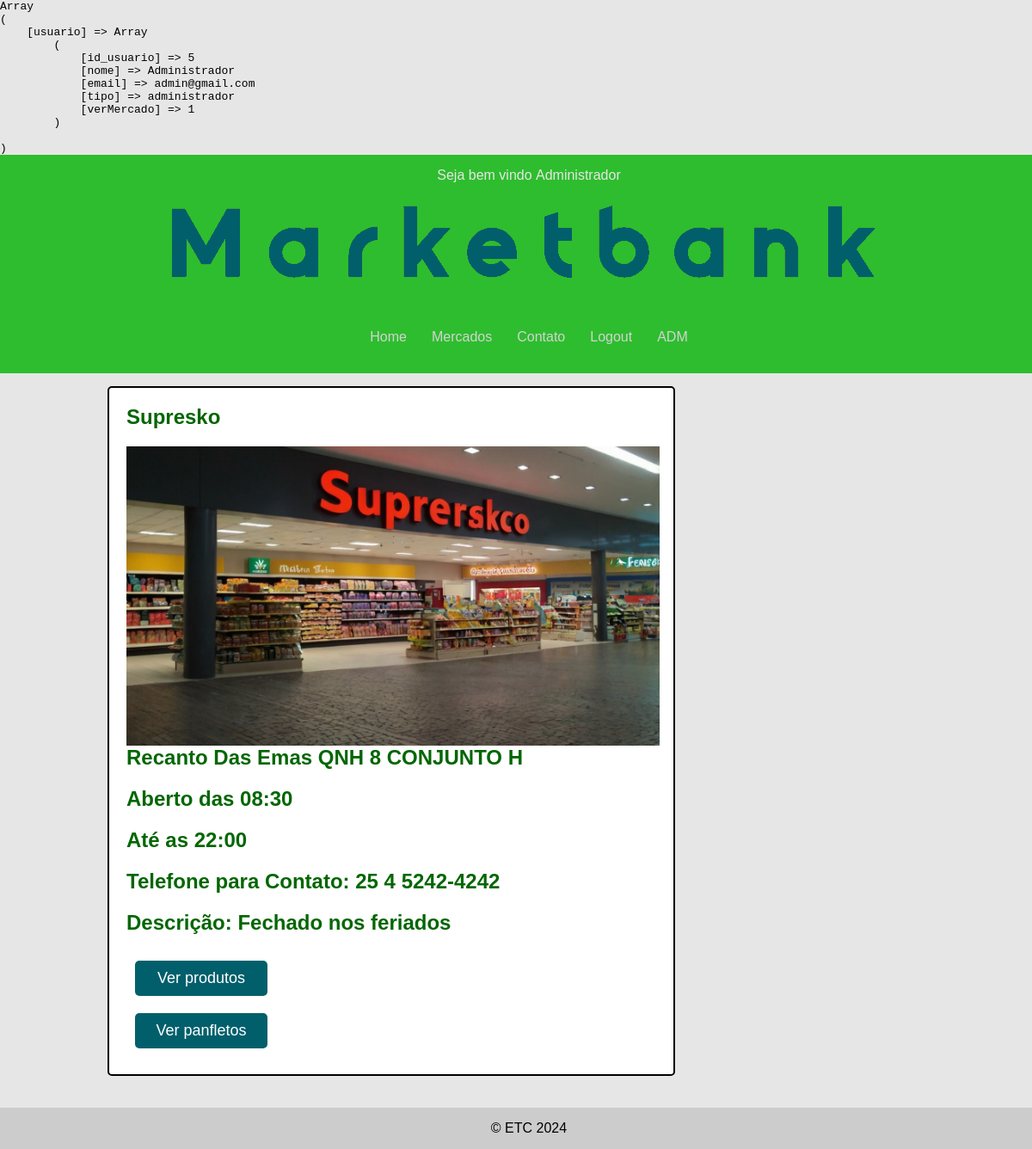
The page /home/verPerfilMercado.php?id_mercado=1 (signed in) on the database as committed earlier.
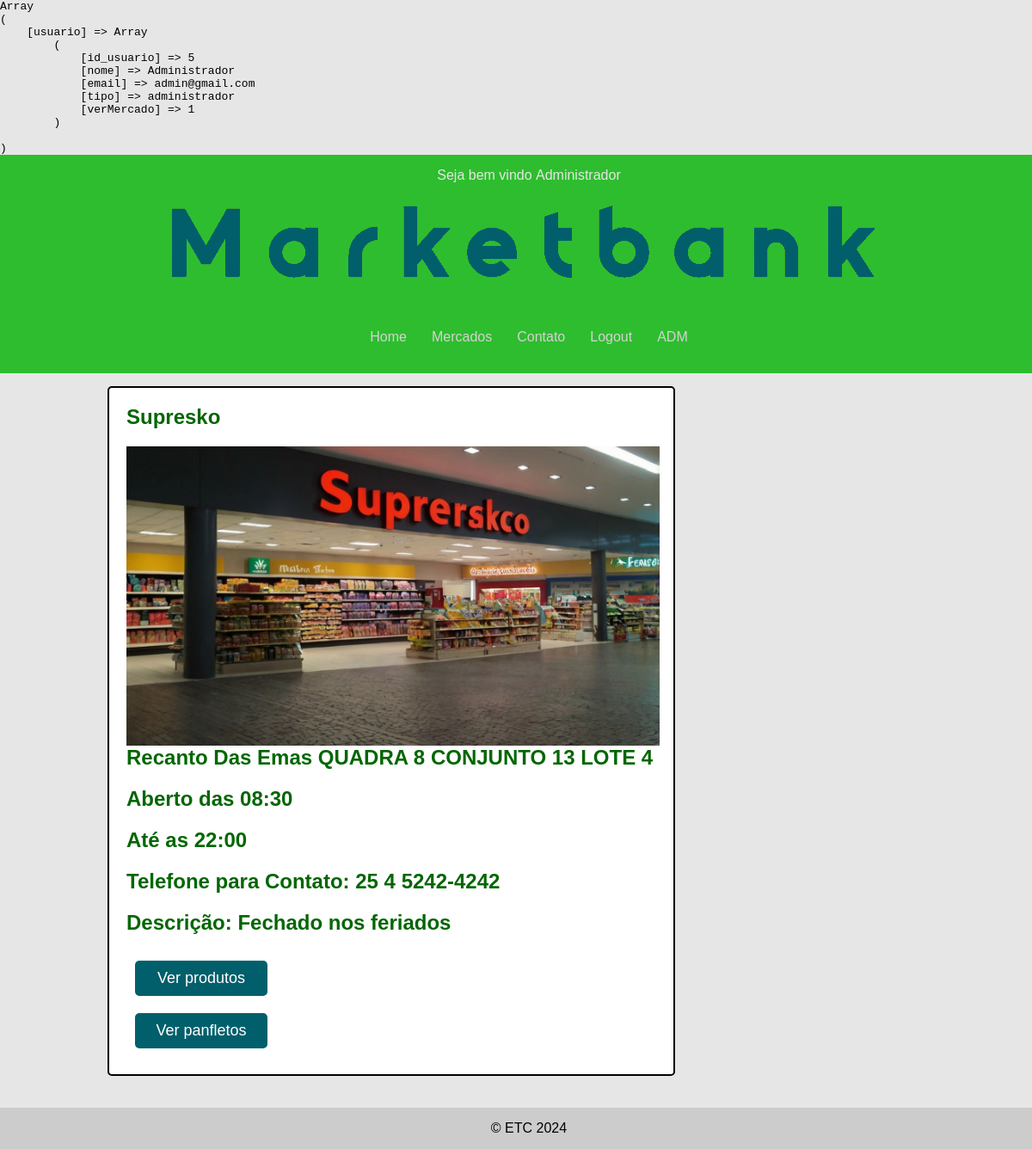
The same page on the database as committed later.
### tables this page shows
CREATE TABLE IF NOT EXISTS `mercado` (
  `id_mercado` INT(11) NOT NULL AUTO_INCREMENT,
  `nomeMerc` VARCHAR(255) NOT NULL,
  `regiaoadm` VARCHAR(45) NOT NULL,
  `endereco` VARCHAR(255) NOT NULL,
  `horarioAbert` TIME NOT NULL,
  `horarioFecha` TIME NOT NULL,
  `telefone` VARCHAR(11) NOT NULL,
  `cnpj` VARCHAR(20) NOT NULL,
  `imagem` VARCHAR(120) NOT NULL,
  `descricao` TEXT NULL DEFAULT NULL,
  `id_dono` INT(11) NOT NULL,
  `compras` ENUM('sim', 'nao') NOT NULL,
  PRIMARY KEY (`id_mercado`),
  INDEX `id_dono` (`id_dono` ASC) ,
  CONSTRAINT `mercado_ibfk_1`
    FOREIGN KEY (`id_dono`)
    REFERENCES `usuario` (`id_usuario`));

### func/func.php (called while the page is built, shortened)
<?php
function usuarioEstaLogado(): bool
{
    return isset($_SESSION['usuario']);
}
function admEstaLogado()
{
    return isset($_SESSION['usuario']) && $_SESSION['usuario']['tipo'] == 'administrador';
}
function formatarTelefone($numero) {
    $ddd = substr($numero, 0, 2);
    $prefixo = substr($numero, 2, 1);
    $parte1 = substr($numero, 3, 4);
    $parte2 = substr($numero, 7, 4);
    $numeroFormatado = $ddd . " " . $prefixo . " " . $parte1 . "-" . $parte2;
    return $numeroFormatado;
}

### model/mercadoDAO.php (called while the page is built, shortened)
<?php
class mercadoDAO
{
    private $conn;
    public function __construct($conn)
    {
        $this->conn = $conn;
    }
    public function getMercadoById($id_mercado)
    {
        $query = "SELECT * FROM mercado WHERE id_mercado = :id_mercado";
        $stmt = $this->conn->prepare($query);
        $stmt->bindValue(':id_mercado', $id_mercado, PDO::PARAM_INT);
        if ($stmt->execute()) {
            return $stmt->fetch(PDO::FETCH_ASSOC);
        } else {
            return "ocorreu um erro " . $stmt->errorInfo();
        }
    }
}

### home/verPerfilMercado.php (the view, shortened to what this page needs)
<?php
require_once '../cadastro/cadastro.php';
require_once '../func/func.php';
require_once '../model/mercadoDAO.php';
$mercadoDAO = new mercadoDAO($conn);
if (usuarioEstaLogado()) {
    $infmercado = $mercadoDAO->getMercadoById($_SESSION['usuario']['verMercado']);
}
require_once '../inc/cabecalho.php';
?>
<div class="wrapper">
<div id="area-principal">
    <div id="area-postagens">
        <div class="postagem">
            <h2><?= ucwords($infmercado['nomeMerc']) ?></h2>
            <img src="../cadastro/uploads/<?= $infmercado['imagem'] ?>" width="620px" alt="foto mercado">
            <h2><?= ucwords($infmercado['regiaoadm']) ?>
            <?= strtoupper($infmercado['endereco']) ?> </h2>
            <h2>Aberto das <?= date('H:i', strtotime($infmercado['horarioAbert'])) ?> </h2>
            <h2> Até as <?= date('H:i', strtotime($infmercado['horarioFecha'])) ?> </h2>
            <h2> Telefone para Contato: <?= formatarTelefone($infmercado['telefone']) ?> </h2>
            <h2>Descrição: <?= ($infmercado['descricao']) ?></h2>
            <form action="../CRUD/read-prodCliente.php" method="POST">
                <button type="submit" class="button_padrao">Ver produtos</button>
            </form>
            <form action="../CRUD/read-panf.php" method="POST">
                <button type="submit" class="button_padrao">Ver panfletos</button>
            </form>
        </div>
    </div>
</div>
    <?php require_once '../inc/rodape.php'; ?>

### inc/cabecalho.php (shortened to what this page needs)
<?php require_once '../func/func.php' ;
echo "<pre>";
print_r($_SESSION);
echo "</pre>";
?>
<!DOCTYPE html>
<html>
<head>
    <link rel="stylesheet" type="text/css" href="../css/style.css">
</head>
<body>
    <div id="area-cabecalho">
        <?php if (usuarioEstaLogado()): ?>
        <p class="aviso-login">Seja bem vindo&nbsp;<?= (usuarioEstaLogado()) ? ucwords($_SESSION['usuario']['nome']) : ''; ?></p>
        <?php endif ?>
        <div id="area-logo">
            <img src="../home/img/logo.png" alt="logo">
        </div>
        <div id="area-menu">
            <a href="../index.php">Home</a>
            <?php if (usuarioEstaLogado()): ?>
            <a href="../home/mercados.php">Mercados</a>
            <?php endif ?>
            <a href="../home/contato.php">Contato</a>
            <div class="cadastro_login_right">
                <?php if (usuarioEstaLogado()) : ?>
				<?php $aviso ='Deseja realizar logout?'?>
				<a href="../cadastro/logout.php" onclick='return confirm("<?=$aviso?>");'>Logout</a>
			<?php endif ?>
                <?php if(admEstaLogado()): ?>
                    <a href="../CRUD/administrador.php">ADM</a>
                <?php endif ?>
            </div>
        </div>
    </div>

### inc/rodape.php (shortened to what this page needs)
<div id="rodape">
        &copy; ETC 2024
    </div>
</div>
</body>
</html>

### css/style.css (style rules this page uses)
* { margin: 0; padding: 0; }
html, body { width: 100%; height: 100%; font-size: 1em; font-family: "Trebuchet MS", Helvetica, sans-serif; background: #e6e6e6; overflow-y: scroll; overflow-x: hidden; }
.wrapper { display: flex; flex-direction: column; min-height: 75vh; }
.aviso-login { font-weight: 500; color: #e6e6e6; }
#area-cabecalho { background-color: #2ebd2e; padding: 15px; text-align: center; width: 100%; }
#area-logo, #area-menu { padding: 10px; }
#area-menu { display: flex; gap: 5px; justify-content: center; }
#area-principal { width: 950px; margin: 0 auto; padding: 15px; }
a { text-decoration: none; }
#area-menu .cadastro_login_right { display: flex; color: #FFF; padding: 0; gap: 5px; justify-content: end; }
#area-cabecalho #area-menu a { color: #D3D3D3; text-decoration: none; }
.postagem h2 { color: rgb(2, 102, 2); }
#area-postagens { margin: 0 auto; width: 660px; float: left; margin-bottom: 15px; }
.postagem { margin: 0 auto; padding: 20px; background: white; margin-bottom: 7px; word-wrap: break-word; border: 2.5px solid black; border-radius: 5px; }
#rodape { background-color: #ccc; text-align: center; padding: 15px; width: 100%; clear: both; }
#area-cabecalho a:link, #area-cabecalho a:visited { color: #FFF; padding: 8px 12px; }
h2 { color: lightgreen; }
.postagem img { justify-content: center; text-align: center; }
h2 { margin-bottom: 20px; }
.button_padrao { font-size: 18px; padding: 10px; width: 25%; background-color: #005f6b; color: #fff; border: none; border-radius: 5px; cursor: pointer; margin:10px; transition: background-color 0.3s ease ; transition: color 0.3s ease ; }
.postagem .button_padrao { flex-wrap: wrap; margin: 10px; align-items: center; justify-content: center; }

Rows that differ between the two databases and show on the page:
changed mercado "Supresko": endereco "QNH 8 CONJUNTO H" → "QUADRA 8 CONJUNTO 13 LOTE 4"
